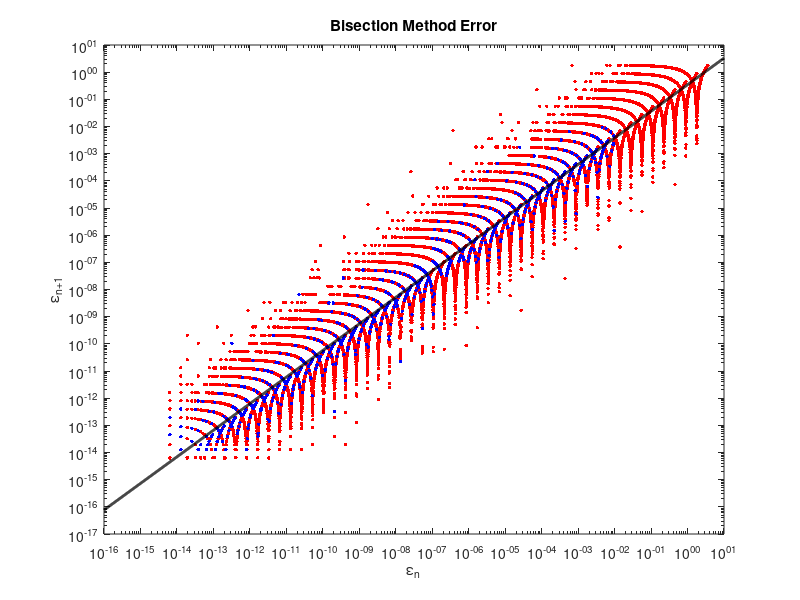

The MATLAB script that drew this image:
%template for testing your basic root finding implementations
function basic_solver_with_tests_template()
    xvals = linspace(-50,50,201);
    [yvals,~] = test_func01(xvals);

    % hold on
    % axis([-15,40,-50,80]);
    % plot(xvals,yvals,'r','linewidth',2);
    % plot(xvals,0*xvals,'k--','linewidth',1);
    % xlabel('x'); ylabel('y'); title('Test Function 1');

    % %Newton's method example test
     % x0_guess = 2;
     % plot(x0_guess,test_func01(x0_guess),'bo','markerfacecolor','b','markersize',5);
     % 
     % x_sol = newton_solver(@test_func01,x0_guess);
     % plot(x_sol,test_func01(x_sol),'go','markerfacecolor','g','markersize',5);
     % % 

    %Secant method example test
    % x0_guess = -5;
    % x1_guess = 2;
    % plot(x0_guess,test_func01(x0_guess),'bo','markerfacecolor','b','markersize',5);
    % plot(x1_guess,test_func01(x1_guess),'ko','markerfacecolor','k','markersize',5);
    % 
    % x_sol = secant_solver(@test_func01,x0_guess,x1_guess);
    % plot(x_sol,test_func01(x_sol),'go','markerfacecolor','g','markersize',5);

    
    % Bisection method example test
    x_left=linspace(-7,-0.2,1000);
    x_right=linspace(0.2,7,1000);
    
    en_list=[];
    en1_list=[];
    index_list=linspace(1,1000,1000);
    figure()


    for i=index_list
    
   
    % plot(x_left(i),test_func01(x_left(i)),'bo','markerfacecolor','b','markersize',5);
    % plot(x_right(i),test_func01(x_right(i)),'ko','markerfacecolor','k','markersize',5);

    [x_sol, x_list, x_listn] = bisection_solver(@test_func01,x_left(i),x_right(i));
    %plot(x_sol,test_func01(x_sol),'go','markerfacecolor','g','markersize',5);

 
    en=abs(x_list-x_sol);
    en1=abs(x_listn-x_sol);
    en_list=[en_list,en];
    en1_list=[en1_list,en1];

    end

    %example for how to filter the error data
    %currently have error_list0, error_list1, index_list
    %data points to be used in the regression
    x_regression = []; % e_n
    y_regression = []; % e_{n+1}
    filter_list = [1e-15, 1e-2, 1e-14, 1e-2, 2];
    % iterate through the collected data
    for n=1:length(index_list)
    %if the error is not too big or too small
    %and it was enough iterations into the trial...
        if en_list(n)>filter_list(1) && en_list(n)<filter_list(2) && ...
        en1_list(n)>filter_list(3) && en1_list(n)<filter_list(4) && ...
        index_list(n)>filter_list(5)
        %then add it to the set of points for regression
        x_regression(end+1) = en_list(n);
        y_regression(end+1) = en1_list(n);
        end
    end

    loglog(en_list,en1_list,'r.', 'MarkerSize',8 ); hold on
    loglog(x_regression,y_regression,'b.', 'MarkerSize',8);

    [p,k] = generate_error_fit(x_regression,y_regression);

    %example for how to plot fit line
    %generate x data on a logarithmic range
    fit_line_x = 10.^[-16:.01:1];
    %compute the corresponding y values
    fit_line_y = k*fit_line_x.^p;
    %plot on a loglog plot.
    loglog(fit_line_x,fit_line_y,'k-','linewidth',2)

    title("Bisection Method Error")
    xlabel('\epsilon_{n}')
    ylabel('\epsilon_{n+1}')


end

%example for how to compute the fit line
%data points to be used in the regression
%x_regression -> e_n
%y_regression -> e_{n+1}
%p and k are the output coefficients
function [p,k] = generate_error_fit(x_regression,y_regression)
%generate Y, X1, and X2
%note that I use the transpose operator (')
%to convert the result from a row vector to a column
%If you are copy-pasting, the ' character may not work correctly
Y = log(y_regression)';
X1 = log(x_regression)';
X2 = ones(length(X1),1);
%run the regression
coeff_vec = regress(Y,[X1,X2]);
%pull out the coefficients from the fit
p = coeff_vec(1);
k = exp(coeff_vec(2));
end

%Definition of the test function and its derivative (as a single function):
%This definition uses the function keyword
%when passing this function as an argument to a solver,
%you'll need to use the handle operator
%ex. solver(@test_func01,x_guess)
function [fval,dfdx] = test_func01(x)
    fval = (x.^3)/100 - (x.^2)/8 + 2*x + 6*sin(x/2+6) -.7 - exp(x/6);
    dfdx = 3*(x.^2)/100 - 2*x/8 + 2 +(6/2)*cos(x/2+6) - exp(x/6)/6;
end


function [x,x_list, x_listn] = bisection_solver(fun,x_left,x_right)
    x_mid=(x_left+x_right)/2;
    x_list=[];
    x_listn=[];
    if (fun(x_left)<0 && fun(x_right)>0) || (fun(x_left)>0 && fun(x_right)<0)

        while abs(fun(x_mid))>(1*10^-14)
            
            if fun(x_left)>0 && fun(x_mid)<0 || fun(x_left)<0 && fun(x_mid)>0
                x_right=x_mid;
    
            else 
                x_left=x_mid;
            end
            
            x=x_mid;
            x_list(end+1)=x;
            
            x_mid=(x_left+x_right)/2;
            x_listn(end+1)=x_mid;
    
            if abs(x-x_mid)<1*10^-14 && abs(fun(x_mid))<1*10^-14
                return
            end
        end 
    else
        x=0;
        return
    end
   
    return;
end

%Note that fun(x) should output [f,dfdx], where dfdx is the derivative of f
function xn = newton_solver(fun,x0)
    xn=x0;
    while abs(fun(xn))>0.000000005

        [fn, dfn]= fun(xn);
        if abs(dfn)<0.000000000000000000000005
            return
        end
        xn1= xn- fn/dfn;
        xn=xn1;

        if abs(xn1-xn)<1*10^-14 && abs(fun(xn))<1*10^-14
            return
        end
    end 
   
    return;
end

function xn = secant_solver(fun,x0, x1)
    xn2=x0;
    xn1=x1;
    xn = xn1;
    while abs(fun(xn))>1*10^-14

        if abs(fun(xn1)-fun(xn2))<0.000000000000000000000005
            return
        end
        xn = xn1-fun(xn1)*((xn1-xn2)/(fun(xn1)-fun(xn2)));
        xn2=xn1;
        xn1=xn;

        if abs(xn1-xn)<1*10^-14 && abs(fun(xn))<1*10^-14
            return
        end
    end 
 
    return;
end
